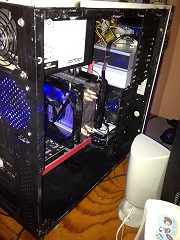
//> input picture Vision_por_computadora/image00.jpg, 180 x 240 px
$ ./FiltroFurier   (built with g++ and OpenCV 4)
//> lines starting //> are read from the running program, lines starting //| are printed output that depends on the picture; after the words box and inside, x2 and y2 are one past the last pixel; in counts of white or black regions, pixels touching at a corner belong together
#include "opencv2/opencv.hpp"
#include "opencv2/highgui.hpp"
#include "opencv2/highgui/highgui.hpp"
#include "opencv2/highgui/highgui_c.h"
#include <stdlib.h>
#include <math.h>
#define M_PI 3.14159265358979323846

using namespace cv;

int main(int, char**)
{


	Mat modificada = cv::imread("image00.jpg");
//> modificada is the input picture: 240 rows x 180 cols, CV_8UC3; mean B, G, R 80, 83.3, 96.7
	cv::cvtColor(modificada, modificada, CV_BGR2GRAY);
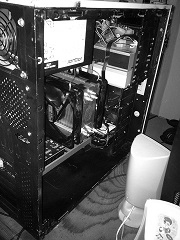
//> modificada: 240 rows x 180 cols, CV_8UC1; min 0, max 255, mean 86.9
	Mat original = modificada.clone();

	int M = original.cols;//width
//> M = 180
	int N = original.rows;//high
//> N = 240
	printf("imagen tama駉 width: %d  y high: %d \n", M, N);
//| imagen tama駉 width: 180  y high: 240


	//paso 1:f(x,y)*(-1)^(x+y)
	for (int x = 0; x < M; x++)
	{
		for (int y = 0; y < N; y++)
		{
			modificada.at<double>(y, x) = original.at<double>(y, x)*pow(-1.0, (double)x + y);
		}
	}
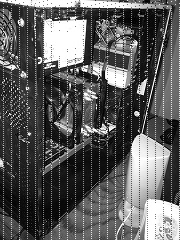
//> modificada: 240 rows x 180 cols, CV_8UC1; 6.21% of pixels changed, all inside (x1, y1, x2, y2) = (3, 0, 180, 240)

	Mat modificada2;
	modificada.convertTo(modificada2, CV_64F);

	Mat DFT = modificada2.clone();
	Mat DFTImageRE = modificada2.clone();
	Mat DFTImageIM = modificada2.clone();
	Mat DFTInverse = Mat(modificada2.rows, modificada2.cols, CV_64F, Scalar(0));
	Mat salida = Mat(modificada2.rows, modificada2.cols, CV_64F);

	//Paso 2: Aplicamos la transformada

//> (the run ends here: the time limit is reached, at `for (int x = 0; x < M; x++)`)
